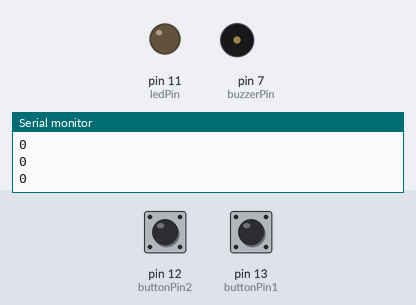
Simulated run of this sketch. Board: Arduino Uno, built with avr-gcc and run on an emulated ATmega328P. On the bench: output pins drawn as LEDs (lit = HIGH), buzzer (waves = sounding, pin HIGH), the last lines printed to the serial monitor. The test bench sets the inputs (shaded band); at power-on: pin 12 (buttonPin2) LOW, pin 13 (buttonPin1) LOW.

Above: at 1.2 s.
1.3 s: pin 12 (buttonPin2) pulled HIGH for 1 s
At 1.45 s:
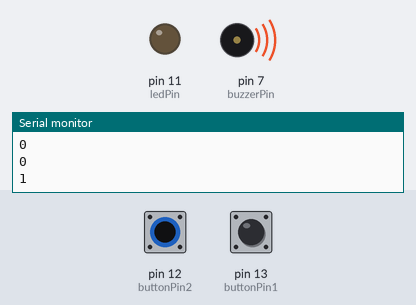
4.3 s: pin 13 (buttonPin1) pulled HIGH for 3.2 s
At 8.2 s:
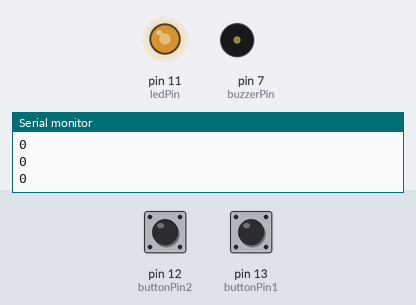
9.0 s: pin 13 (buttonPin1) pulled HIGH for 1 s
At 10.3 s:
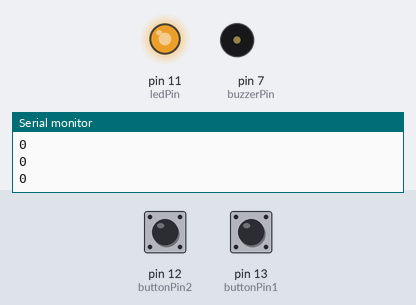
12.0 s: pin 13 (buttonPin1) pulled HIGH for 1 s
At 13.07 s:
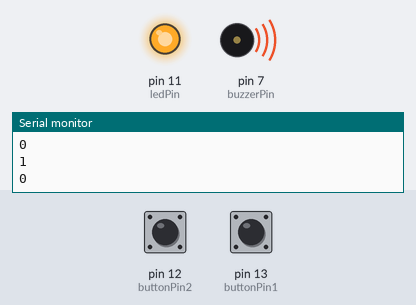
15.0 s: pin 12 (buttonPin2) pulled HIGH for 3.2 s
At 19.6 s:
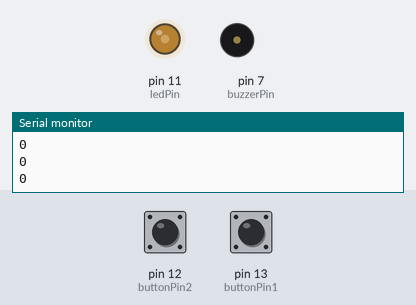
Timing chart, 0 to 20.7 s (numbered marks = the images above; inputs shaded):
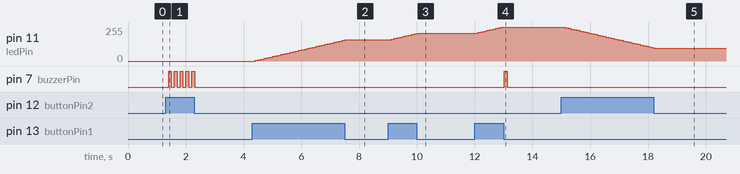

Measured:
- after the input at 1.3 s, pin 7 (buzzerPin): alternates HIGH for 0.10 s and LOW for 0.10 s, 10 changes in all, then stays LOW, starting after 0.10 s
- after the input at 4.3 s, pin 11 (ledPin): moves from 0/255 to 160/255 over 3.1 s, starting after 0.11 s
- after the input at 9.0 s, pin 11 (ledPin): moves from 160/255 to 210/255 over 0.90 s, starting after 0.12 s
- after the input at 12.0 s, pin 11 (ledPin): moves from 210/255 to 255/255 over 0.80 s, starting after 0.13 s; pin 7 (buzzerPin): LOW → HIGH after 1.0 s, → LOW 0.10 s later
- after the input at 15.0 s, pin 11 (ledPin): moves from 255/255 to 95/255 over 3.1 s, starting after 0.13 s

The sketch:

pushbutton3_lecversion.ino
```cpp
int ledPin = 11;
int buttonPin1 = 13;
int buttonPin2 = 12;
int buttonVal1;
int buzzerPin = 7;
int buttonVal2;
float brightness = 0;
int s_delay = 100;


void setup() {
  pinMode(buttonPin1, INPUT);
  pinMode(buttonPin2, INPUT);
  pinMode(ledPin, OUTPUT);
  pinMode(buzzerPin, OUTPUT);
  Serial.begin(9600);
}

void loop() {
  buttonVal1 = digitalRead(buttonPin1);
  buttonVal2 = digitalRead(buttonPin2);
  Serial.println(buttonVal1);
  Serial.println(buttonVal2);
  Serial.println();
  delay(s_delay);

if (buttonVal1 == 1){
  brightness = brightness + 5;
}

if (buttonVal2 == 1){
  brightness = brightness - 5;
}
if (brightness > 255){
  brightness = 255;
  digitalWrite(buzzerPin, HIGH);
  delay(s_delay);
  digitalWrite(buzzerPin, LOW);
}
if (brightness < 0){
  brightness = 0;
  digitalWrite(buzzerPin, HIGH);
  delay(s_delay);
  digitalWrite(buzzerPin, LOW);
}
  analogWrite(ledPin, brightness);
}
```
